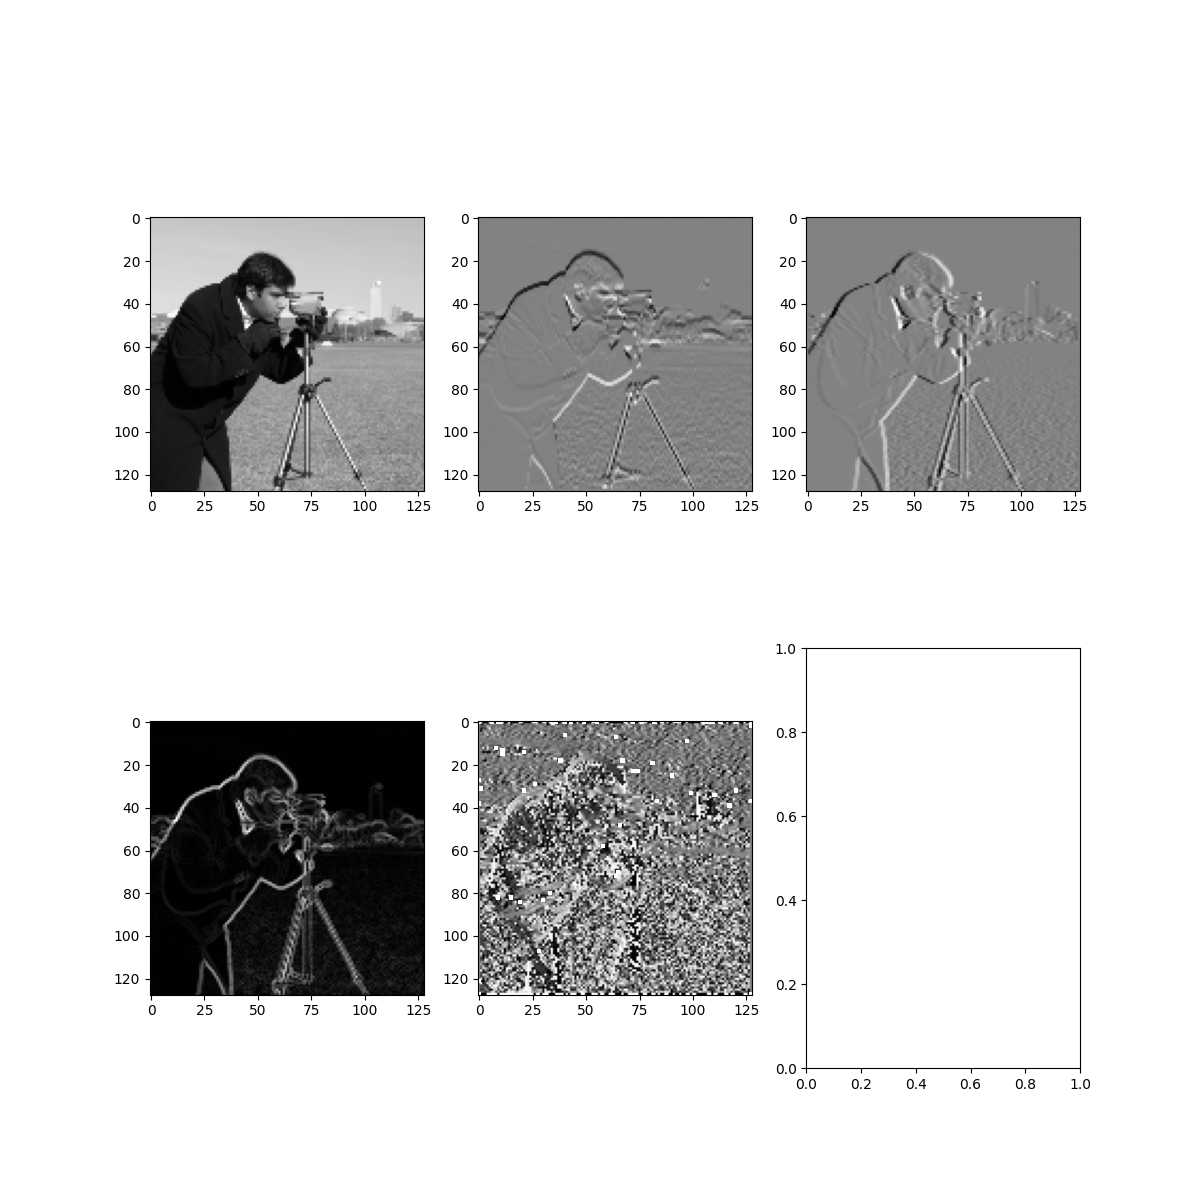

This chart was generated by the following Python code:
import numpy as np
import matplotlib.pyplot as plt
import skimage
from skimage.transform import rescale

img = skimage.data.camera()
img_resc = rescale(img, 128/img.shape[0], anti_aliasing=False)

fig, ax = plt.subplots(2, 3, figsize = (12, 12))

ax[0, 0].imshow(img_resc, cmap = 'binary_r')


g_x = np.zeros((img_resc.shape[0], img_resc.shape[1]))
g_y = np.zeros((img_resc.shape[0], img_resc.shape[1]))

for x in range(img_resc.shape[0]):
    for y in range(img_resc.shape[1]):
        wsp_x1 = x+1
        wsp_x2 = x-1
        if ((wsp_x1>=0 and wsp_x1 < img_resc.shape[0]) and (wsp_x2>=0 and wsp_x2 < img_resc.shape[0])):
            x_ = img_resc[x+1,y]
            _x = img_resc[x-1, y]
            g_x[x, y] = x_ - _x
        else:
            g_x[x, y] = 0

ax[0, 1].imshow(g_x, cmap = 'binary_r')

for x in range(img_resc.shape[0]):
    for y in range(img_resc.shape[1]):
        wsp_y1 = y+1
        wsp_y2 = y-1
        if ((wsp_y1>=0 and wsp_y1 < img_resc.shape[0]) and (wsp_y2>=0 and wsp_y2 < img_resc.shape[0])):
            y_ = img_resc[x,y+1]
            _y = img_resc[x, y-1]
            g_y[x, y] = y_ - _y
        else:
            g_y[x, y] = 0

ax[0, 2].imshow(g_y, cmap = 'binary_r')

mag = np.sqrt(g_x*g_x + g_y*g_y)
ax[1, 0].imshow(mag, cmap = 'binary_r')

angle = np.arctan(g_y/g_x) + np.pi/2

ax[1, 1].imshow(angle, cmap = 'binary_r')
plt.savefig("lab12.png")

s = 8
count = 0

mask = np.zeros((img_resc.shape[0], img_resc.shape[1]))
i=0
for x in range(int(mask.shape[0]/s)):
    for y in range(int(mask.shape[1]/s)):
        mask[x*s : (x+1)*s, y*s : (y+1)*s] = count
        count += 1

fig, ax = plt.subplots(2, 2, figsize = (12, 12))
ax[0, 0].imshow(mask)

bins = 9

hog = np.zeros((int(img_resc.shape[0]/s), int(img_resc.shape[1]/s),bins))

step = np.pi/bins

for i in range(16*16):
    ang_v = angle[mask == i]
    mag_v = mag[mask == i]

    for i in range(bins):
        start = i*step
        end = (i+1)*step
        b_mask = np.zeros_like(ang_v)
        b_mask = ang_v[tu cos trzeba napisać]

plt.savefig("lab12_2.png")